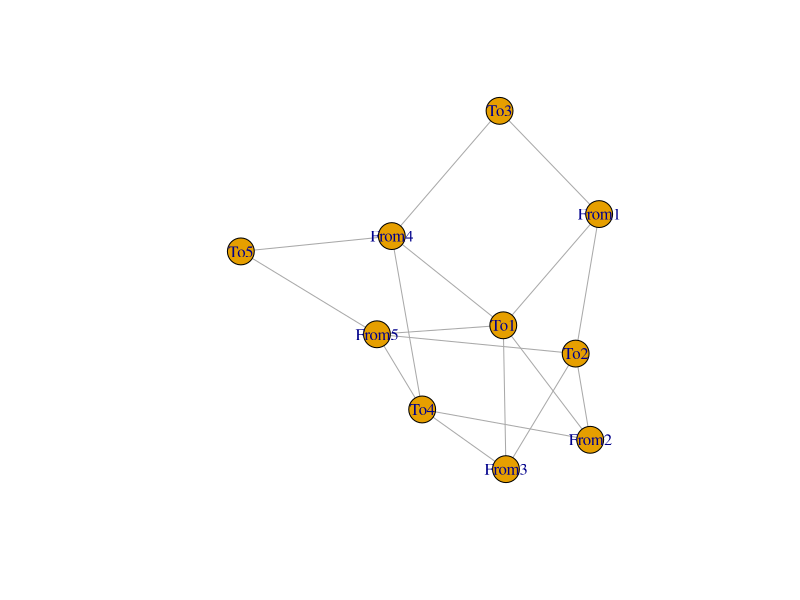
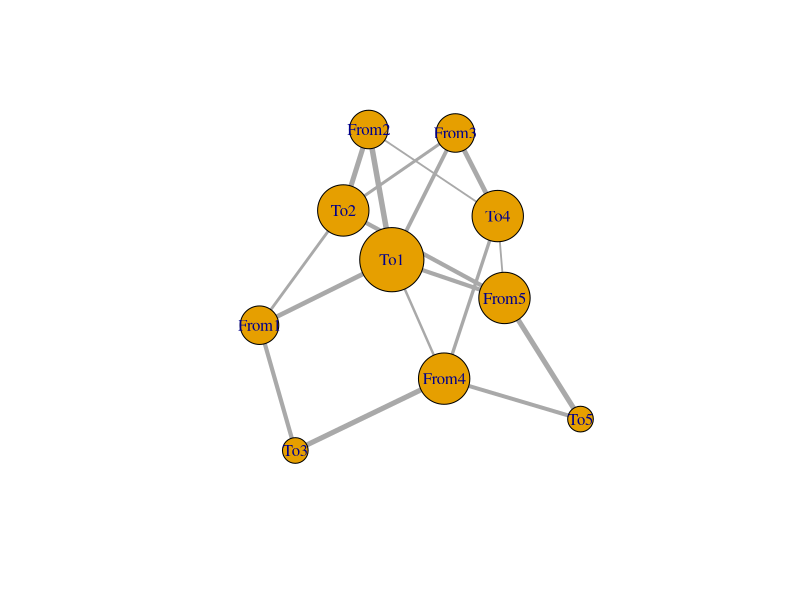
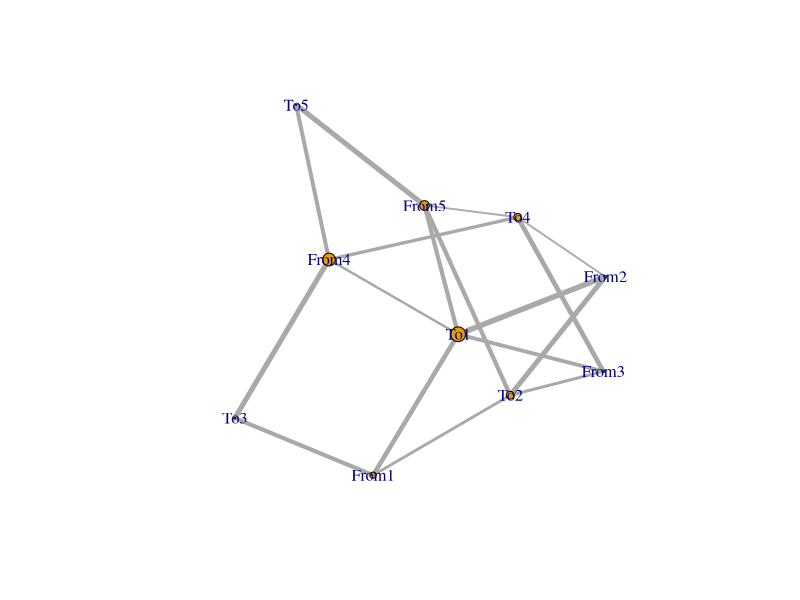
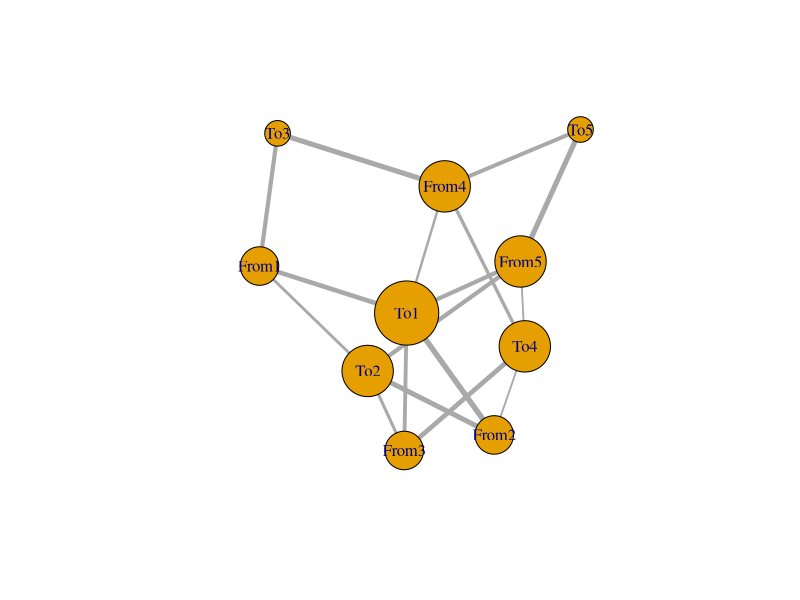
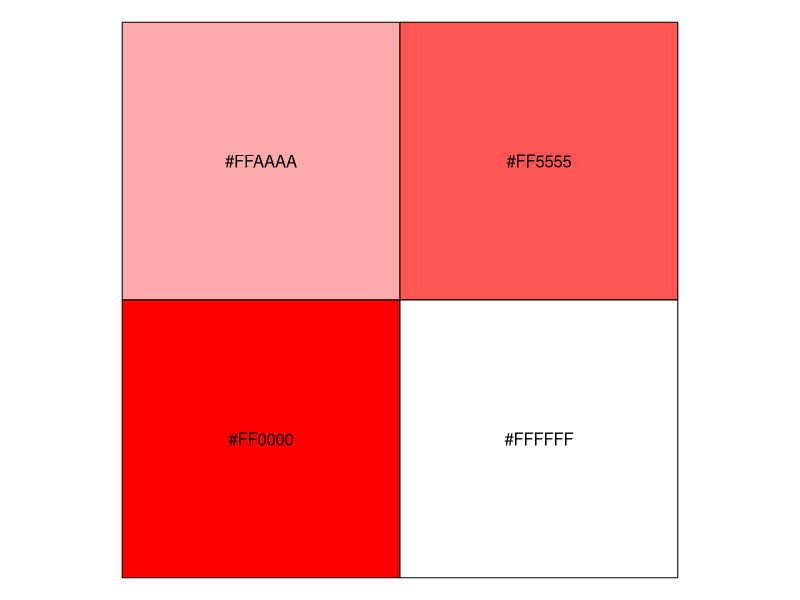
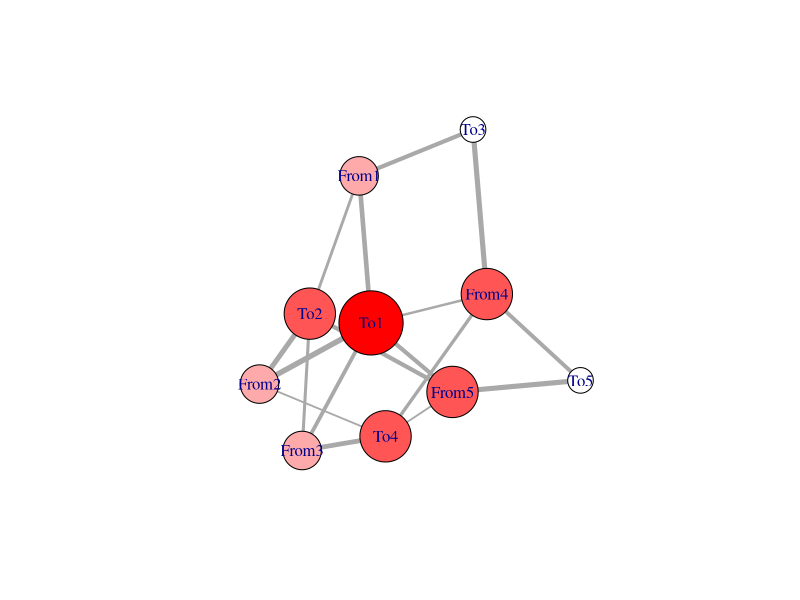
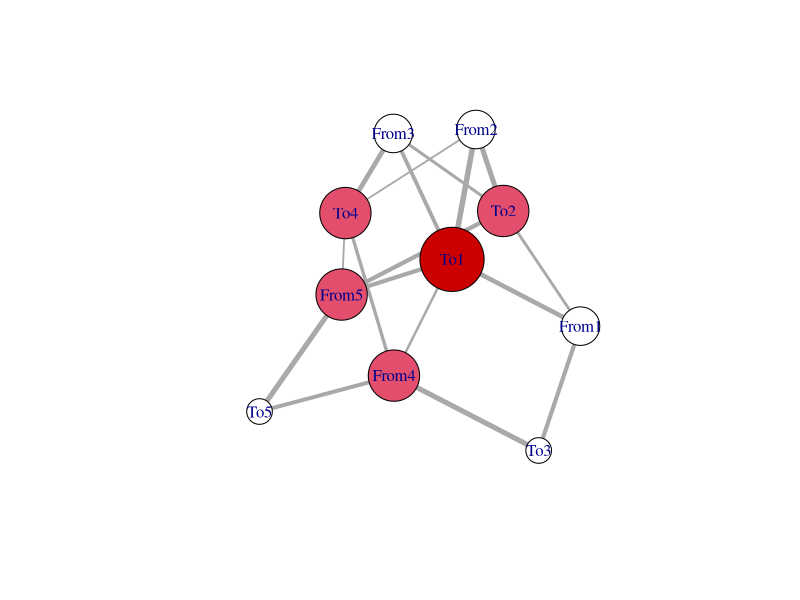
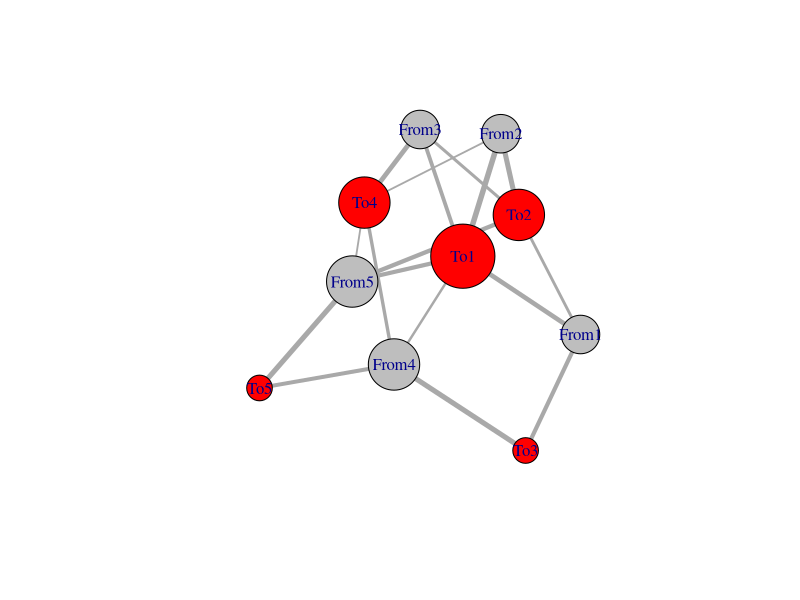

These charts were generated, in order, by the following R code:
# Impact through network analysis 
# Code for adding weights to nodes and links
#      and adding colors


#--- Loading libraries 
library(igraph)
library(dplyr)
library(scales)


#--- Simulating data
set.seed(3)
samp <- data.frame(from= paste("From", sample(5, 28, replace = T), sep = ""),
                   to = paste("To", sample(5, 28, replace = T), sep = ""),
                   values = sample(100, 28, replace = T))
samp

# If you have multiple entries, we can summarize it with dplyr
samp2 <- as_tibble(samp) %>% 
         group_by(from, to) %>% 
         summarize(sum = sum(values), n= n())
samp2

#---- Creating a graph object using igraph
g <- graph_from_data_frame(as.matrix(samp2), directed = F)
plot(g) # plot without attributes

#---- Assigning node size and link width atributes
# link width from the 3rd column of the original matrix (samp2) 
E(g)$width <- log(as.numeric(E(g)$sum)) # log the values for visual appreciation
# calculating node degree  (times a constant to make the node bigger) 
V(g)$size <- degree(g)*8 # adding node degree as a node attribute
#Plot node size= node degree; link width= values
plot(g)
#--
# calculating betweeness centrality 
V(g)$size <- betweenness(g) # adding betweeness centrality as a node attribute
#Plot node size= betweeness centrality; link width= values
plot(g)
#--
# calculating node strength  (times a constant to make the node bigger)
V(g)$size <- strength(g)*8 # adding node strenght as a node attribute
#Plot node size= betweeness centrality; link width= values
plot(g)


#---- Assigning colors to nodes by node size
# creating a palette function 
rcPal <- colorRampPalette(c("white","red")) # you can replace the colorst to whateber n
# check list of color available in R https://www.nceas.ucsb.edu/~frazier/RSpatialGuides/colorPaletteCheatsheet.pdf
# specifying how to cut the range of values with cut  
V(g)$color <- rcPal(4)[cut(V(g)$size, breaks = 4)] # adding colors to the nodes
show_col(unique(V(g)$color))
plot(g)

#---- Assigning colors to nodes by node size threshold
rcPal <- colorRampPalette(c("white","plum1", "red3"))
# we are 'cutting' the values in
cond <- V(g)$size
cond[cond<30] <- 0 # setting the threshold 
cond
n <- 20#length(unique(cond))
V(g)$color <- rcPal(n)[cut(cond, breaks = n)] # adding colors to the nodes above the threshold
#show_col(unique(V(g)$color))
plot(g)

#---- Assigning colors to nodes by binary 'group' -infected::not infected- 
cond <- V(g)$name # getting vertex names
cond =substr(cond, 0,1)
cols = NULL
for (i in seq_along(cond)){
  cols[i] = ifelse(cond[i]== "F", print("gray"), print("red"))
}
V(g)$color <- cols
plot(g)

#---- Assigning colors to nodes personalized 
# faking metadata
metadat <- as_tibble(
            cbind(name= V(g)$name, # getting vertex names
                  location= c(rep("loc1", 2), rep("loc2", 1), rep("loc3", 4), rep("loc4", 3)), # faking locations      
                  color= c(rep("blue", 2), rep("red", 1), rep("orange", 4), rep("yellow", 3))) # colors based on locations
            ) # rememeber, all columns need to be the same leght as the number of nodes

V(g)$color <- metadat$color
plot(g)




